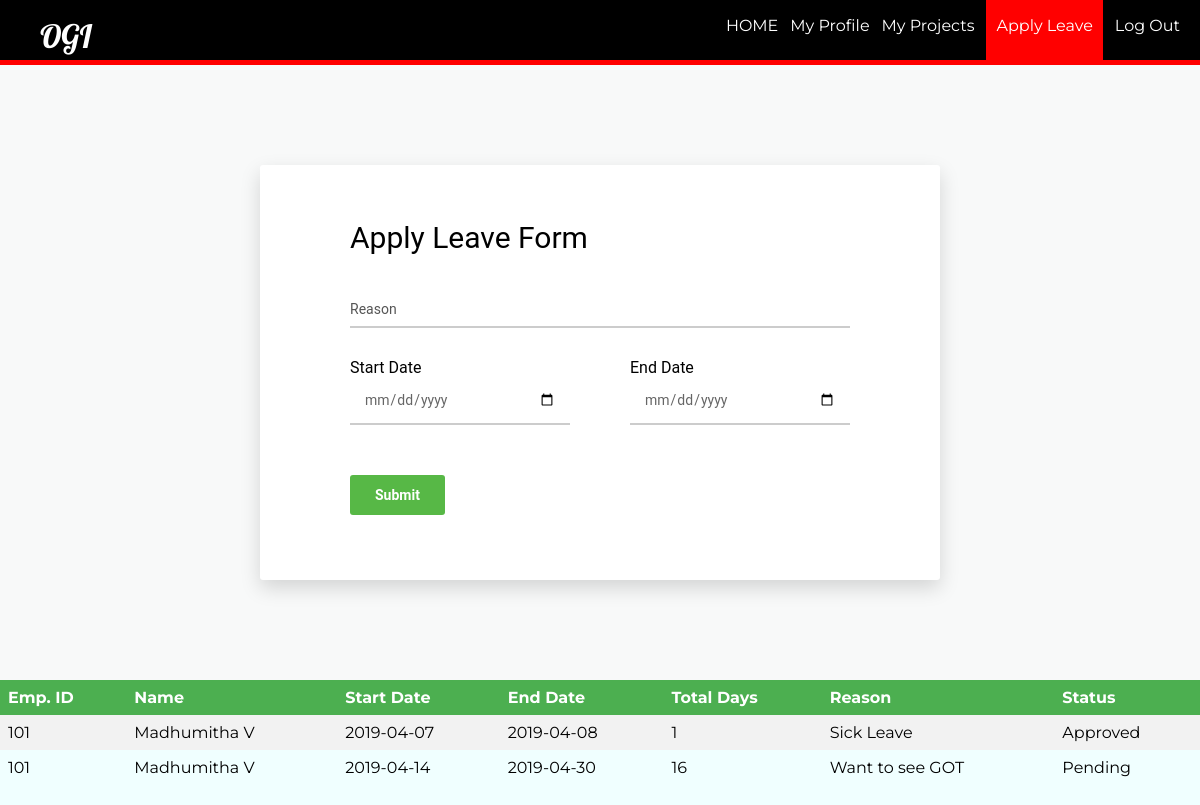
The app's page /applyleave.php?id=101 with its own data.
### tables this page shows
CREATE TABLE `employee_leave` (
  `id` int(11) DEFAULT NULL,
  `token` int(11) NOT NULL,
  `start` date DEFAULT NULL,
  `end` date DEFAULT NULL,
  `reason` char(100) DEFAULT NULL,
  `status` char(50) DEFAULT NULL
);

CREATE TABLE `employee` (
  `id` int(11) NOT NULL,
  `emp_card` varchar(100) NOT NULL,
  `firstName` varchar(100) NOT NULL,
  `lastName` varchar(100) NOT NULL,
  `email` varchar(100) NOT NULL,
  `password` text NOT NULL,
  `birthday` date NOT NULL,
  `gender` varchar(10) NOT NULL,
  `contact` varchar(20) NOT NULL,
  `nid` int(20) NOT NULL,
  `address` varchar(100) DEFAULT NULL,
  `emp_position` varchar(100) NOT NULL,
  `emp_timein` time NOT NULL,
  `emp_timeout` time NOT NULL,
  `sched_id` int(11) NOT NULL,
  `degree` varchar(100) NOT NULL,
  `pic` text NOT NULL
);

### applyleave.php (the view, shortened to what this page needs)
<?php
	$id = (isset($_GET['id']) ? $_GET['id'] : '');
?>
<html>
<head>
	<link rel="stylesheet" type="text/css" href="styleapply.css">
</head>
<body bgcolor="#F0FFFF">
	<header>
		<nav>
			<h1>OGI</h1>
			<ul id="navli">
				<li><a class="homeblack" href="eloginwel.php?id=<?php echo $id?>"">HOME</a></li>
				<li><a class="homeblack" href="myprofile.php?id=<?php echo $id?>"">My Profile</a></li>
				<li><a class="homeblack" href="empproject.php?id=<?php echo $id?>"">My Projects</a></li>
				<li><a class="homered" href="applyleave.php?id=<?php echo $id?>"">Apply Leave</a></li>
				<li><a class="homeblack" href="elogin.html">Log Out</a></li>
			</ul>
		</nav>
	</header>
	<div class="divider"></div>
	<div class="page-wrapper bg-blue p-t-100 p-b-100 font-robo">
        <div class="wrapper wrapper--w680">
            <div class="card card-1">
                <div class="card-body">
                    <h2 class="title">Apply Leave Form</h2>
                    <form action="process/applyleaveprocess.php?id=<?php echo $id?>" method="POST">
                        <div class="input-group">
                            <input class="input--style-1" type="text" placeholder="Reason" name="reason">
                        </div>
                        <div class="row row-space">
                            <div class="col-2">
                            	<p>Start Date</p>
                                <div class="input-group">
                                    <input class="input--style-1" type="date" placeholder="start" name="start">
                                </div>
                            </div>
                            <div class="col-2">
                            	<p>End Date</p>
                                <div class="input-group">
                                    <input class="input--style-1" type="date" placeholder="end" name="end">
                                </div>
                            </div>
                        </div>
                        <div class="p-t-20">
                            <button class="btn btn--radius btn--green" type="submit">Submit</button>
                        </div>
                    </form>
                </div>
            </div>
        </div>
    </div>
	<table>
			<tr>
				<th align = "center">Emp. ID</th>
				<th align = "center">Name</th>
				<th align = "center">Start Date</th>
				<th align = "center">End Date</th>
				<th align = "center">Total Days</th>
				<th align = "center">Reason</th>
				<th align = "center">Status</th>
			</tr>
			<?php
				$sql = "Select employee.id, employee.firstName, employee.lastName, employee_leave.start, employee_leave.end, employee_leave.reason, employee_leave.status From employee, employee_leave Where employee.id = $id and employee_leave.id = $id order by employee_leave.token";
				$result = mysqli_query($conn, $sql);
				while ($employee = mysqli_fetch_assoc($result)) {
					$date1 = new DateTime($employee['start']);
					$date2 = new DateTime($employee['end']);
					$interval = $date1->diff($date2);
					echo "<tr>";
					echo "<td>".$employee['id']."</td>";
					echo "<td>".$employee['firstName']." ".$employee['lastName']."</td>";
					echo "<td>".$employee['start']."</td>";
					echo "<td>".$employee['end']."</td>";
					echo "<td>".$interval->days."</td>";
					echo "<td>".$employee['reason']."</td>";
					echo "<td>".$employee['status']."</td>";
				}
			?>
		</table>
</body>
</html>

### styleapply.css (style rules this page uses)
body { margin: 0px; }
header { background: black; color: white; padding: 16px 20px 6px 40px; height: 60px; }
header h1 { display: inline; font-family: 'Lobster', cursive; font-weight: 400; font-size: 32px; float: left; margin-top: 0px; margin-right: 10px; }
nav ul { display: inline; padding: 0px; float: right; }
nav ul li { display: inline-block; list-style-type: none; color: white; float: left; margin-left: 12px; }
nav ul li a { color: white; text-decoration: none; }
#navli { font-family: 'Montserrat', sans-serif; }
.homered { background-color: red; padding: 30px 10px 25px 10px; }
.divider { background-color: red; height: 5px; }
.font-robo { font-family: "Roboto", "Arial", "Helvetica Neue", sans-serif; }
.row { display: -webkit-box; display: -webkit-flex; display: -moz-box; display: -ms-flexbox; display: flex; -webkit-flex-wrap: wrap; -ms-flex-wrap: wrap; flex-wrap: wrap; }
.row-space { -webkit-box-pack: justify; -webkit-justify-content: space-between; -moz-box-pack: justify; -ms-flex-pack: justify; justify-content: space-between; }
.col-2 { width: -webkit-calc((100% - 60px) / 2); width: -moz-calc((100% - 60px) / 2); width: calc((100% - 60px) / 2); }
html { -webkit-box-sizing: border-box; -moz-box-sizing: border-box; box-sizing: border-box; }
* { padding: 0; margin: 0; }
*, *:before, *:after { -webkit-box-sizing: inherit; -moz-box-sizing: inherit; box-sizing: inherit; }
h1, h2, h3, h4, h5, h6, blockquote, p, pre, dl, dd, ol, ul, figure, hr, fieldset, legend { margin: 0; padding: 0; }
table { border-collapse: collapse; border-spacing: 0; }
button { outline: none; background: none; border: none; }
.page-wrapper { min-height: 100; }
h1, h2, h3, h4, h5, h6 { font-weight: 400; }
h1 { font-size: 36px; }
h2 { font-size: 30px; }
.bg-blue { background: #F8F9F9; }
.p-t-100 { padding-top: 100px; }
.p-t-20 { padding-top: 20px; }
.p-b-100 { padding-bottom: 100px; }
.wrapper { margin: 0 auto; }
.wrapper--w680 { max-width: 680px; }
.btn { line-height: 40px; display: inline-block; padding: 0 25px; cursor: pointer; font-family: "Roboto", "Arial", "Helvetica Neue", sans-serif; color: #fff; -webkit-transition: all 0.4s ease; -o-transition: all 0.4s ease; -moz-transition: all 0.4s ease; transition: all 0.4s ease; font-size: 14px; font-weight: 700; }
.btn--radius { -webkit-border-radius: 3px; -moz-border-radius: 3px; border-radius: 3px; }
.btn--green { background: #57b846; }
input[type="date" i] { padding: 14px; }
input { outline: none; margin: 0; border: none; -webkit-box-shadow: none; -moz-box-shadow: none; box-shadow: none; width: 100%; font-size: 14px; font-family: inherit; }
.input-group { position: relative; margin-bottom: 30px; border-bottom: 2px solid #ccc; }
.input--style-1 { padding: 9px 0; color: #666; }
.title { margin-bottom: 37px; }
.card { overflow: hidden; -webkit-border-radius: 3px; -moz-border-radius: 3px; border-radius: 3px; background: #fff; }
.card-1 { -webkit-box-shadow: 0px 8px 20px 0px rgba(0, 0, 0, 0.15); -moz-box-shadow: 0px 8px 20px 0px rgba(0, 0, 0, 0.15); box-shadow: 0px 8px 20px 0px rgba(0, 0, 0, 0.15); }
.card-1 .card-body { padding: 0 90px; padding-top: 55px; padding-bottom: 65px; }
table { margin: 0px; margin-bottom: 100px; border-collapse: collapse; width: 100%; font-family: 'Montserrat', sans-serif; }
th, td { text-align: left; padding: 8px; }
tr:nth-child(even) { background-color: #f2f2f2 }
th { background-color: #4CAF50; color: white; }

### records on screen
employee_leave: id "101", id.firstName "Madhumitha", id.lastName "V", start "2019-04-07", end "2019-04-08", start+end "1", reason "Sick Leave", status "Approved"
employee_leave: id "101", id.firstName "Madhumitha", id.lastName "V", start "2019-04-14", end "2019-04-30", start+end "16", reason "Want to see GOT", status "Pending"
